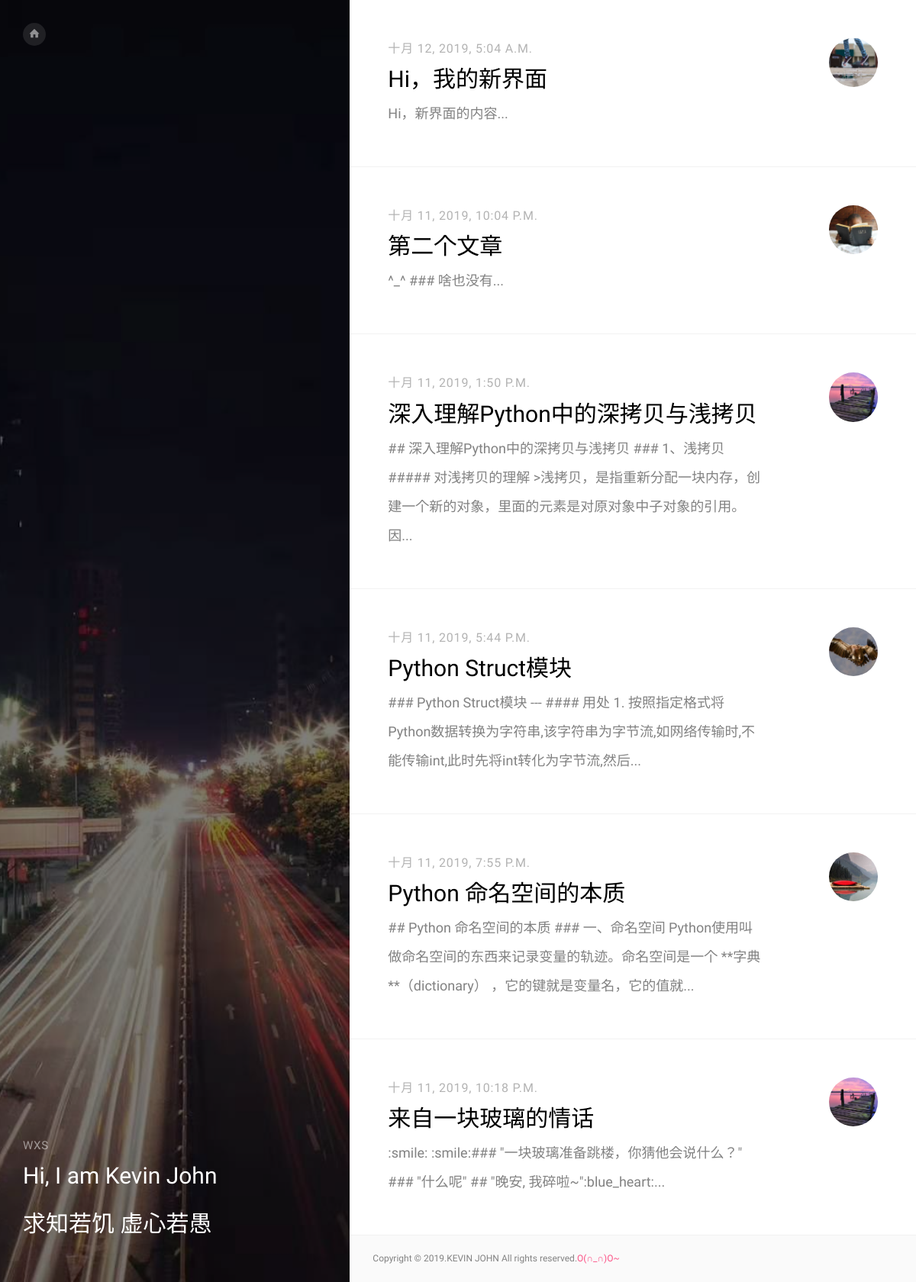
Screenshot of /blog2/index/ with the database file from the repository.
### blog2/models.py (models this page shows, shortened)
class ExampleModel(models.Model):
    title = models.CharField(max_length=30)
    content = MDTextField()
    create_time = models.DateTimeField(auto_now_add=True)
    update_time = models.DateTimeField(auto_now=False)
    picture = 1
    def foo(self):
        self.picture = self.create_time.second % 8 + 1
        return self.picture

### blog2/views.py (the view)
# urls.py: path('index/', views.index, name='index'),
def index(request):
    singles = models.ExampleModel.objects.all()
    return render(request, 'blog2/index.html', {'singles': singles, })

### blog2/Templates/blog2/index.html (shortened to what this page needs)
<!DOCTYPE HTML>
<html>
	<head>
	<link rel="stylesheet" href="/static/css/animate.css">
	<link rel="stylesheet" href="/static/css/icomoon.css">
	<link rel="stylesheet" href="/static/css/bootstrap.css">
	<link rel="stylesheet" href="/static/css/style.css">
	</head>
	<body>
	<div id="page">
		<div id="fh5co-aside" style="background-image: url(/static/images/image_1.jpg)">
			<div class="overlay"></div>
			<nav role="navigation">
				<ul>
					<li><a href="{% url 'blog2:index' %}"><i class="icon-home"></i></a></li>
				</ul>
			</nav>
			<div class="featured">
				<span>WXS</span>
				<h2>Hi, I am Kevin John</h2>
				<h2>求知若饥 虚心若愚<h2>
			</div>
		</div>
		<div id="fh5co-main-content">
			<div class="fh5co-post">
                {% for single in singles %}
				<div class="fh5co-entry padding">
					<img src="/static/images/project-{{ single.foo }}.jpg" alt="Free HTML5 Bootstrap Template by ">
					<div>
						<span class="fh5co-post-date">{{ single.create_time }}</span>
						<h2><a href="{% url 'blog2:single' single.id %}">{{ single.title }}</a></h2>
						<p>{{ single.content|slice:'100' }}...</p>
					</div>
				</div>
                {% endfor %}
				<footer>
					<div>
					Copyright &copy; 2019.KEVIN JOHN All rights reserved.<a target="_blank" href="">O(∩_∩)O~</a>
					</div>
				</footer>
			</div>
		</div>
	</div>
	</body>
</html>

### blog2/Templates/blog2/css/icomoon.css (style rules this page uses)
[class^="icon-"], [class*=" icon-"] { font-family: 'icomoon' !important; speak: none; font-style: normal; font-weight: normal; font-variant: normal; text-transform: none; line-height: 1; -webkit-font-smoothing: antialiased; -moz-osx-font-smoothing: grayscale; }
.icon-home:before { content: "\e9b8"; }

### blog2/Templates/blog2/css/style.css (style rules this page uses)
body { font-family: "Work Sans", Arial, sans-serif; font-weight: 400; font-size: 16px; line-height: 1.7; color: #828282; background: #fff; }
#page { position: relative; overflow-x: hidden; width: 100%; height: 100%; -webkit-transition: 0.5s; -o-transition: 0.5s; transition: 0.5s; }
a { color: #FC5185; -webkit-transition: 0.5s; -o-transition: 0.5s; transition: 0.5s; }
p, ul, ol { margin-bottom: 30px; font-size: 18px; line-height: 38px; }
h1, h2, h3, h4, h5, h6, figure { color: #000; font-family: "Work Sans", Arial, sans-serif; font-weight: 400; margin: 0 0 30px 0; }
#fh5co-aside { width: 38.2%; top: 0; left: 0; bottom: 0; position: fixed; height: 100%; z-index: 555; background-size: cover; background-repeat: no-repeat; background-position: center center; }
#fh5co-aside a { color: rgba(255, 255, 255, 0.5); }
#fh5co-aside .overlay { position: absolute; top: 0; bottom: 0; left: 0; right: 0; z-index: 10; background: rgba(0, 0, 0, 0.5); }
#fh5co-aside .featured, #fh5co-aside nav, #fh5co-aside .page-title { z-index: 12; position: absolute; bottom: 0; padding: 30px; }
#fh5co-aside .featured h2, #fh5co-aside nav h2, #fh5co-aside .page-title h2 { color: #fff; font-weight: 300; }
#fh5co-aside .featured > span, #fh5co-aside nav > span, #fh5co-aside .page-title > span { display: block; color: rgba(255, 255, 255, 0.5); text-transform: uppercase; font-size: 15px; letter-spacing: .05em; margin-bottom: 10px; }
#fh5co-aside nav { top: 0; bottom: inherit !important; }
#fh5co-aside nav ul { padding: 0; margin: 0; }
#fh5co-aside nav ul li { padding: 0; margin: 0; list-style: none; }
#fh5co-aside nav ul li a { font-size: 14px; text-transform: uppercase; position: relative; height: 30px; width: 30px; display: block; text-align: center; line-height: 30px; -webkit-border-radius: 50%; -moz-border-radius: 50%; -ms-border-radius: 50%; border-radius: 50%; background: rgba(255, 255, 255, 0.1); }
footer { background: #fafafa; clear: both; font-size: 12px; padding: 20px 30px !important; }
#fh5co-main-content { margin-left: 38.1966%; position: relative; z-index: 999; }
.fh5co-post-date { color: #b3b3b3; margin-bottom: 10px; display: block; text-transform: uppercase; font-weight: 100; letter-spacing: .05em; }
.padding { padding: 50px; }
.fh5co-post .fh5co-entry { float: left; width: 100%; border-bottom: 1px solid #f2f2f2; }
.fh5co-post .fh5co-entry > img { float: right; width: 10%; margin-bottom: 30px; -webkit-border-radius: 50%; -moz-border-radius: 50%; -ms-border-radius: 50%; border-radius: 50%; }
.fh5co-post .fh5co-entry > div { width: 77%; float: left; margin-right: 5%; margin-top: 0px; }
.fh5co-post .fh5co-entry > div a { color: #000; }
.fh5co-post .fh5co-entry > div h2 { margin-bottom: 10px; font-weight: 100; }
.fh5co-post .fh5co-entry > div p:last-child { margin-bottom: 0; }

### rows the page displays
ExampleModel: shows a picture, create_time "十月 12, 2019, 5:04 A.M.", title "Hi，我的新界面", content "Hi，新界面的内容"
ExampleModel: shows a picture, create_time "十月 11, 2019, 10:04 P.M.", title "第二个文章", content "^_^ ### 啥也没有"
ExampleModel: create_time "十月 11, 2019, 1:50 P.M.", title "深入理解Python中的深拷贝与浅拷贝", content "## 深入理解Python中的深拷贝与浅拷贝 ### 1、浅拷贝 ##### 对浅拷贝的理解 >浅拷贝，是指重新分配一块内存，创建一个新的对象，里面的元素是对原对象中子对象的引用。因"
ExampleModel: shows a picture, create_time "十月 11, 2019, 5:44 P.M.", title "Python Struct模块", content "### Python Struct模块 --- #### 用处 1. 按照指定格式将Python数据转换为字符串,该字符串为字节流,如网络传输时,不能传输int,此时先将int转化为字节流,然后"
ExampleModel: shows a picture, create_time "十月 11, 2019, 7:55 P.M.", title "Python 命名空间的本质", content "## Python 命名空间的本质 ### 一、命名空间 Python使用叫做命名空间的东西来记录变量的轨迹。命名空间是一个 **字典**（dictionary） ，它的键就是变量名，它的值就"
ExampleModel: create_time "十月 11, 2019, 10:18 P.M.", title "来自一块玻璃的情话", content ":smile: :smile:### \"一块玻璃准备跳楼，你猜他会说什么？\" ### \"什么呢\" ## \"晚安, 我碎啦~\":blue_heart:"
